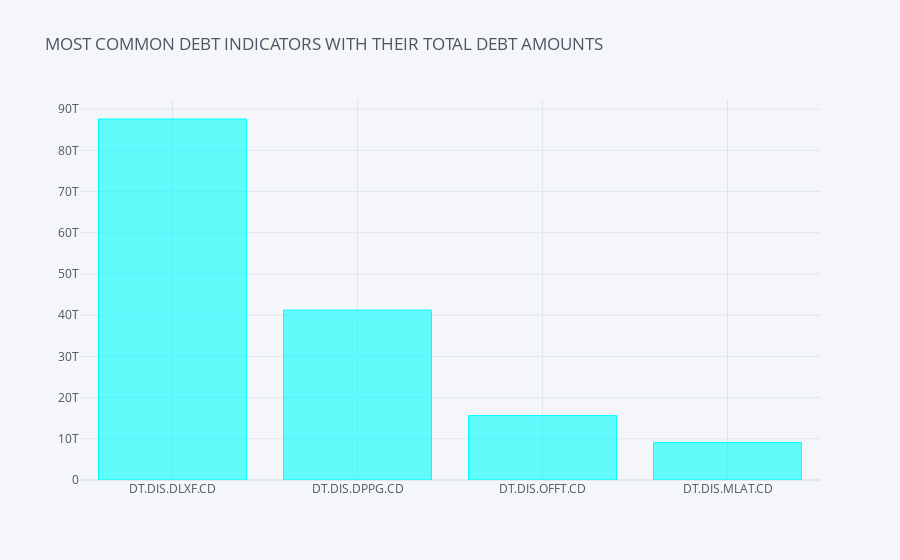

Here is the notebook cell this chart was saved with:
### Code cell
df.iplot(kind='bar',x = 'Debt Indicator', y='Debt Amount',title='MOST COMMON DEBT INDICATORS WITH THEIR TOTAL DEBT AMOUNTS',
        colors = 'cyan')

### Figure 1 — Plotly figure (JSON) as saved in the notebook; plotly's stock layout.template omitted (floating-point values rounded to 4 significant figures)
{"data": [{"marker": {"color": "rgba(0, 255, 255, 0.6)", "line": {"color": "rgba(0, 255, 255, 1.0)", "width": 1}}, "name": "Debt Amount", "orientation": "v", "text": "", "type": "bar", "x": ["DT.DIS.DLXF.CD", "DT.DIS.DPPG.CD", "DT.DIS.OFFT.CD", "DT.DIS.MLAT.CD"], "y": [87607220000000, 41221650000000, 15635090000000, 9091839000000]}], "layout": {"legend": {"bgcolor": "#F5F6F9", "font": {"color": "#4D5663"}}, "paper_bgcolor": "#F5F6F9", "plot_bgcolor": "#F5F6F9", "title": {"font": {"color": "#4D5663"}, "text": "MOST COMMON DEBT INDICATORS WITH THEIR TOTAL DEBT AMOUNTS"}, "xaxis": {"gridcolor": "#E1E5ED", "showgrid": true, "tickfont": {"color": "#4D5663"}, "title": {"font": {"color": "#4D5663"}, "text": ""}, "zerolinecolor": "#E1E5ED"}, "yaxis": {"gridcolor": "#E1E5ED", "showgrid": true, "tickfont": {"color": "#4D5663"}, "title": {"font": {"color": "#4D5663"}, "text": ""}, "zerolinecolor": "#E1E5ED"}}}
